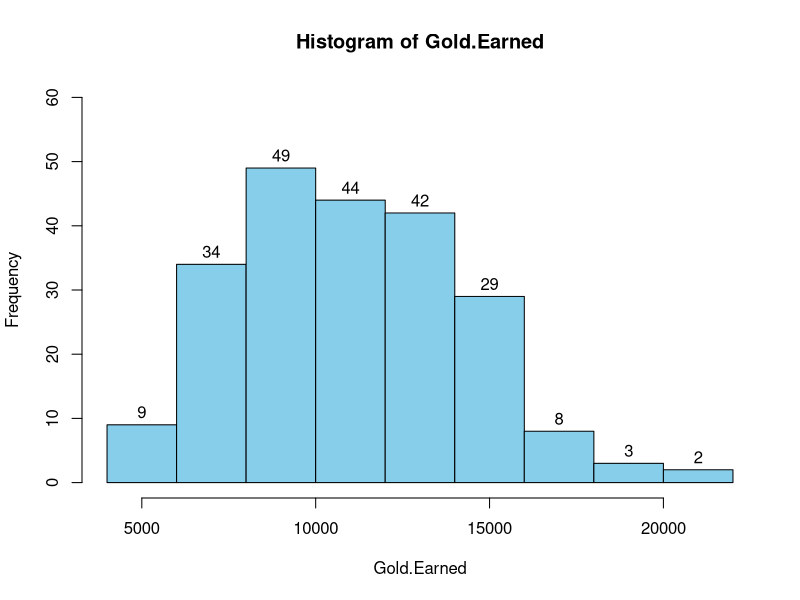
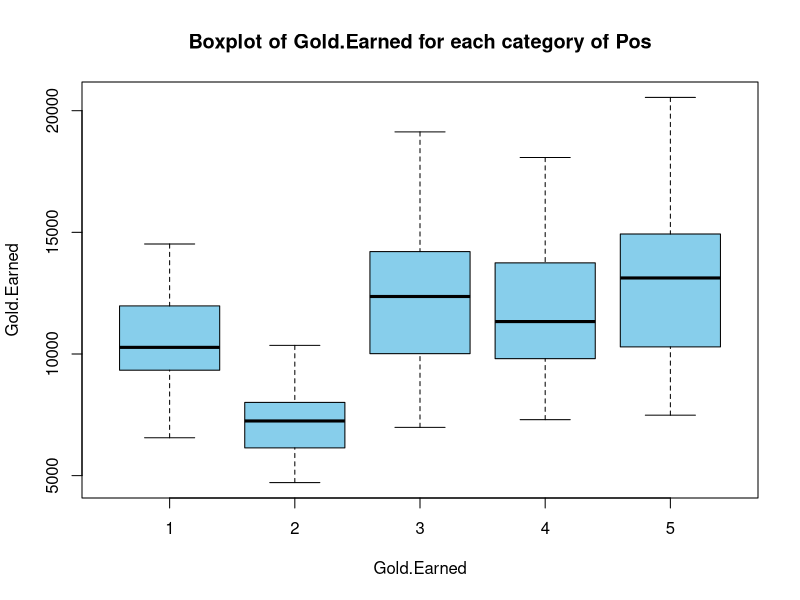
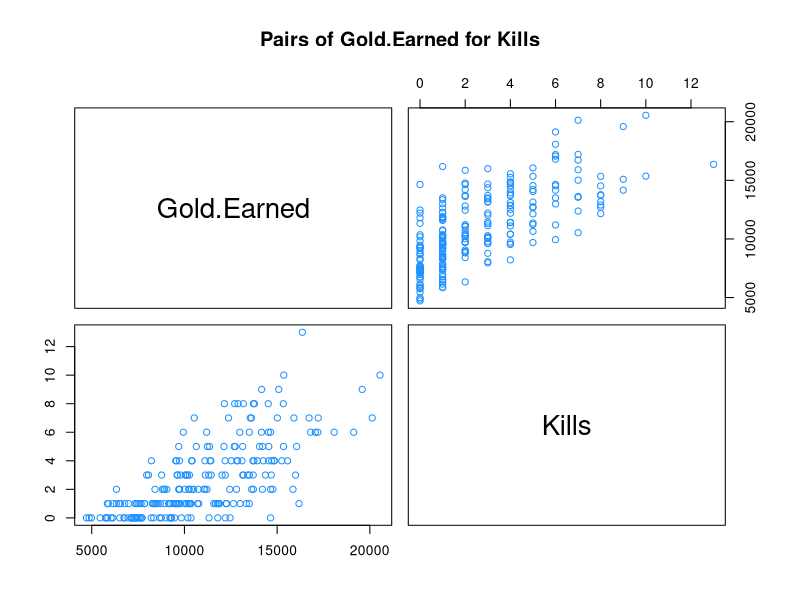
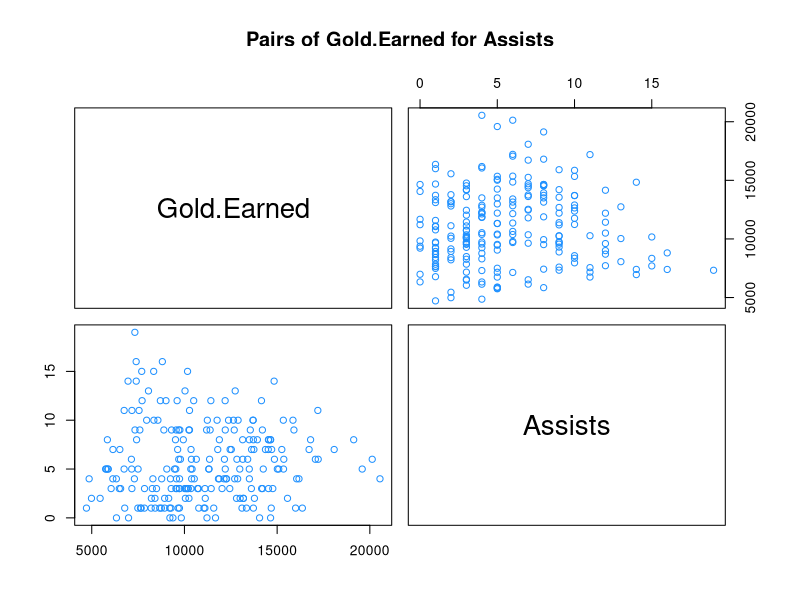
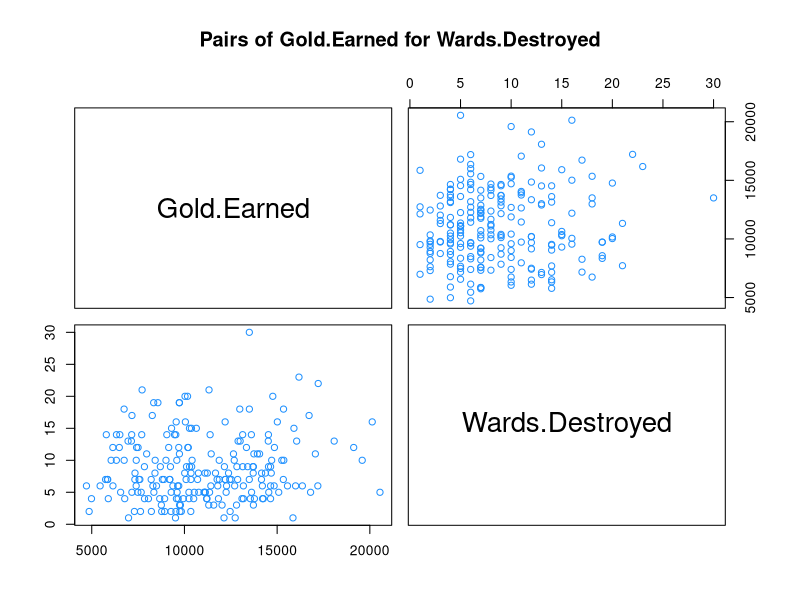
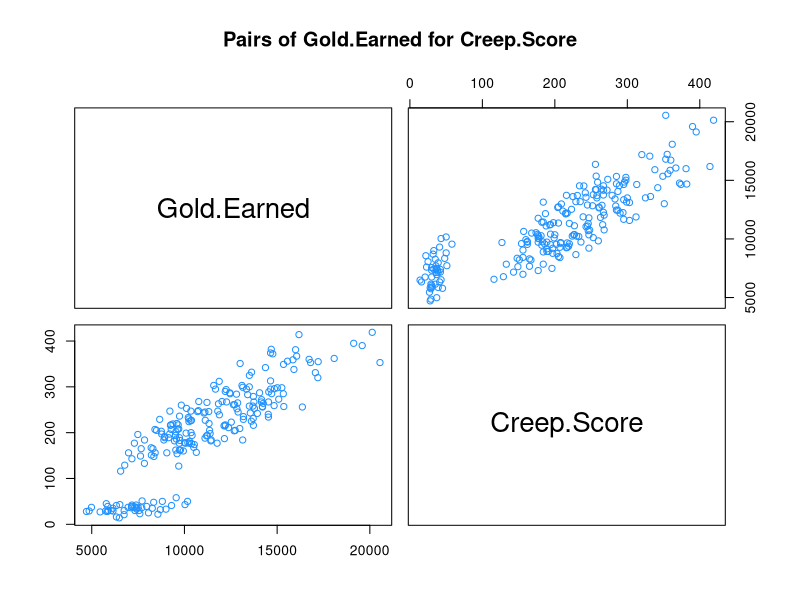

Write R code to recreate these figures, in order.
#link data: https://www.kaggle.com/datasets/braydenrogowski/league-of-legends-worlds-2021-playin-group-stats
#nhap du lieu
data1<-read.csv("ChampionLOLdata.csv")
#trich lay cac cot can thiet
new_DF1 <- subset(data1, select=c("Gold.Earned", "Kills", 
                                  "Assists", "Creep.Score",
                                  "Wards.Destroyed", 
                                  "Position"))
#lam sach du lieu
apply(is.na(new_DF1), 2, sum)
new_DF1 <- na.omit(new_DF1)
View(new_DF1)
#chuyen doi bien Position sang [1,2,3,4,5]
for (i in 1:nrow(new_DF1)) {
  if (new_DF1$Position[i] == "Jungle"){
    new_DF1$Position[i] = "1"
  }
  if (new_DF1$Position[i] == "Support"){
    new_DF1$Position[i] = "2"
  }
  if (new_DF1$Position[i] == "Top"){
    new_DF1$Position[i] = "3"
  }
  if (new_DF1$Position[i] == "Mid"){
    new_DF1$Position[i] = "4"
  }
  if (new_DF1$Position[i] == "Adc"){
    new_DF1$Position[i] = "5"
  }
}
new_DF1$Position = as.numeric(new_DF1$Position)
#thong ke mo ta
#1. cac bien lien tuc
thongke1<-as.data.frame (
  rbind(
    apply(new_DF1[1:5],MARGIN=2,mean),
    apply(new_DF1[1:5],MARGIN=2,median),
    apply(new_DF1[1:5],MARGIN=2,sd),
    apply(new_DF1[1:5],MARGIN=2,min),
    apply(new_DF1[1:5],MARGIN=2,max)
  ), 
  row.names=c("Trung binh","Trung vi","Do lech chuan","GTNN","GTLN")
)
View(thongke1)
#2. cac bien con lai
Pos_table <- table(new_DF1$Position, dnn = "Position")
View(Pos_table)

#3. do thi
hist(new_DF1$Gold.Earned, main="Histogram of Gold.Earned",xlab="Gold.Earned",
     ylab="Frequency",ylim=c(0,60), labels = T, col = "skyblue")
boxplot(Gold.Earned~Position, new_DF1, main="Boxplot of Gold.Earned for each category of Pos", xlab="Gold.Earned", ylab="Gold.Earned", col = "skyblue")
pairs (Gold.Earned~Kills, main ="Pairs of Gold.Earned for Kills", 
       new_DF1, col="dodgerblue")
pairs (Gold.Earned~Assists , main ="Pairs of Gold.Earned for Assists", 
       new_DF1, col="dodgerblue")
pairs (Gold.Earned~Wards.Destroyed, main ="Pairs of Gold.Earned for Wards.Destroyed", 
       new_DF1, col="dodgerblue")
pairs (Gold.Earned~Creep.Score, main ="Pairs of Gold.Earned for Creep.Score", 
       new_DF1, col="dodgerblue")
#phuong trinh hoi quy tuyen tinh
HoiQuy1<-lm(Gold.Earned~Assists+Kills+Creep.Score+Wards.Destroyed+Position,data=new_DF1)
summary(HoiQuy1)
HoiQuy2<-lm(Gold.Earned~Assists+Kills+Creep.Score+Wards.Destroyed,data=new_DF1)
summary(HoiQuy2)
#du bao chi so vang trong 1 tran thi dau cua gamer
#testcase du bao
x <-data.frame(Assists=3,Kills=7,Creep.Score=4,Wards.Destroyed =20)
predict(HoiQuy2,newdata=x, interval = "confidence")
# =>so vang 8326.331